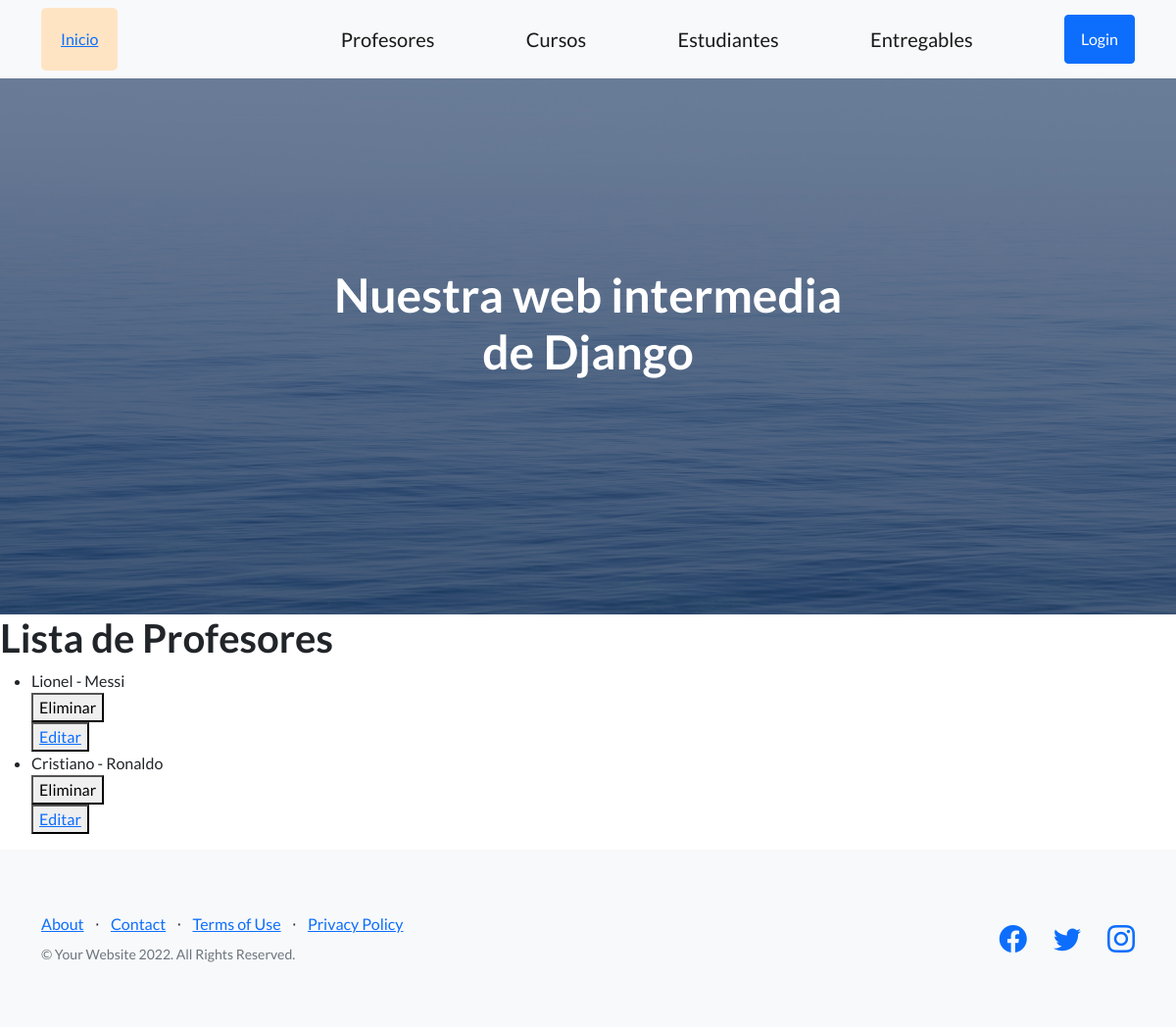
The page /app-coder/listaProfesores/ on the database its author committed.
### AppCoder/models.py (models this page shows)
class Profesor(models.Model):
    nombre = models.CharField(max_length=50)
    apellido = models.CharField(max_length=50)
    email = models.EmailField()
    profesion = models.CharField(max_length=50)
    def __str__(self):
        return f'{self.nombre} - {self.apellido}'

### AppCoder/views.py (the view)
# urls.py: path('listaProfesores/', listaProfesores, name="ListaProfesores"),
def listaProfesores(request):
    profesores = Profesor.objects.all()
    return render(request, "leerProfesores.html", {"profesores": profesores})

### AppCoder/templates/leerProfesores.html
{% extends 'padre.html' %}
{% load static %}
{% block contenidoQueCambia %}
    <h1>Lista de Profesores</h1>
    <ul>
        {% for profesor in profesores %}
            <li>
                {{profesor}}
            </li>
            <div>
                <form action="{% url 'EliminaProfesor' profesor.id %}" method="POST">{% csrf_token %}
                    <button type="submit"> Eliminar </button>
                </form>
                <button>
                    <a href="{% url 'EditarProfesor' profesor.id %}">Editar</a>
                </button>
            </div>
        {% endfor %}
    </ul>
{% endblock contenidoQueCambia %}

### rows shown on the page
Profesor: nombre+apellido "Lionel - Messi"
Profesor: nombre+apellido "Cristiano - Ronaldo"
